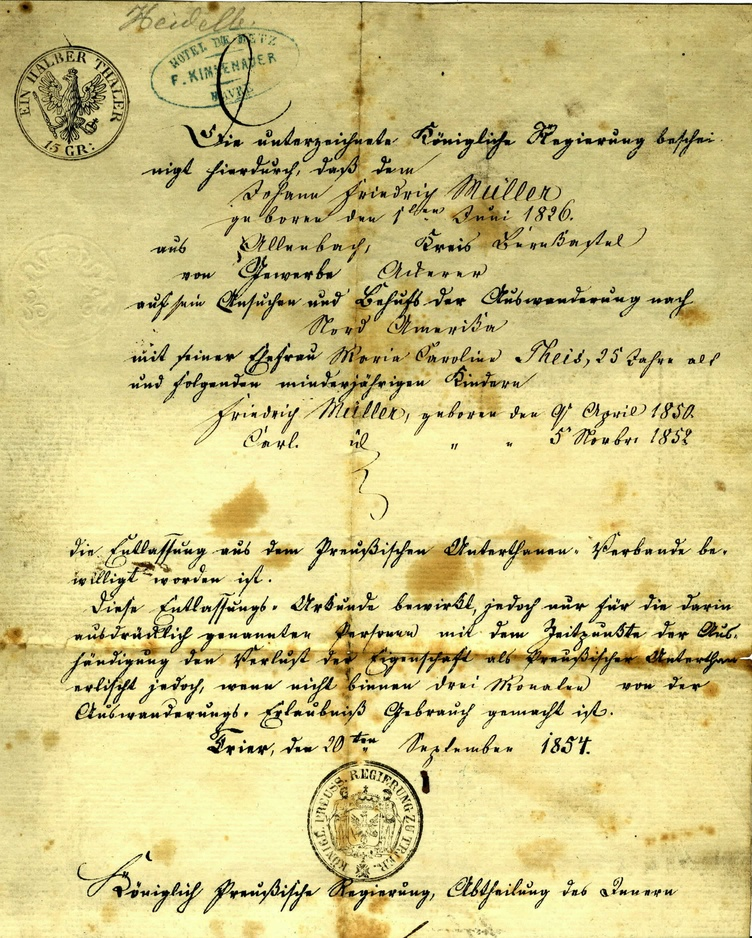
#> input picture DIP/LABS/LAB_03_DIP/solution/res/B2.jpg, 752 x 938 px, shrunk from 2258 x 2814 before the run
$ python task1.py res/B2.jpg 5
#> lines starting #> are read from the running program, lines starting #| are printed output that depends on the picture

'''
python task1.py path/to/input threshold-int
'''


import PIL
from PIL import Image
import itertools
import sys
from PIL import ImageDraw
image = Image.open(sys.argv[1])
#> image is the input picture: PIL image 752x938 RGB; mean R, G, B 210.6, 199.2, 135.6
image = image.convert("L") # convert to signle channeled image
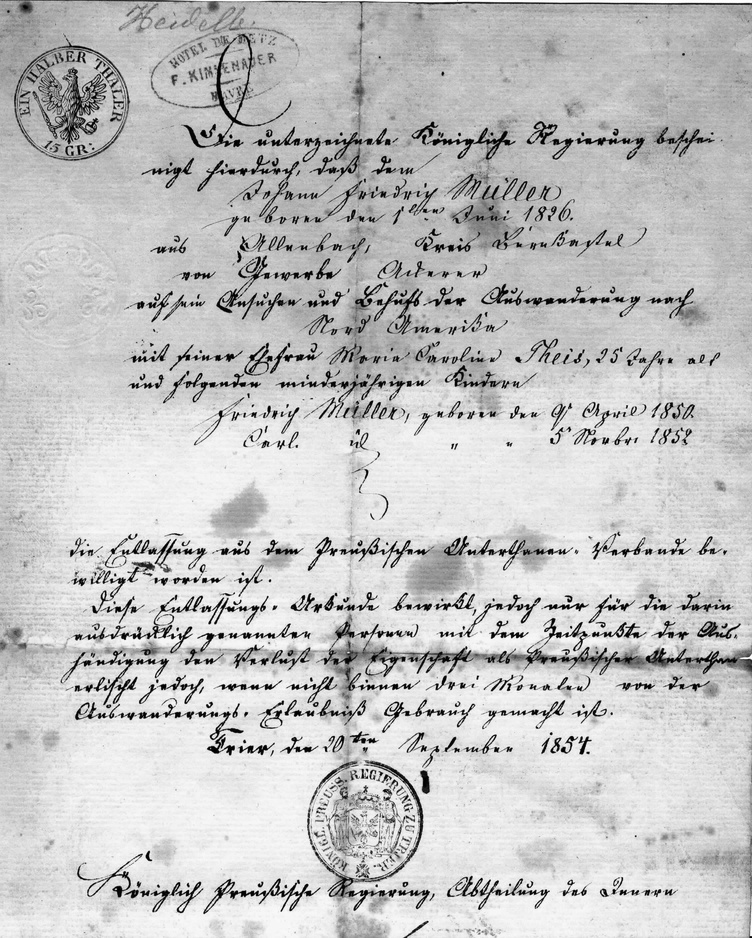
#> image: PIL image 752x938 L; min 0, max 255, mean 195.3

width, height = image.size
#> width = 752; height = 938


pixels = image.load() # allows pixel values to be edited
for x,y in itertools.product(range(width), range(height)): # all possible values of x and y
	if pixels[x,y] > int(sys.argv[2]):
		pixels[x,y] = 255
	else:
		pixels[x,y] = 0


image.show()
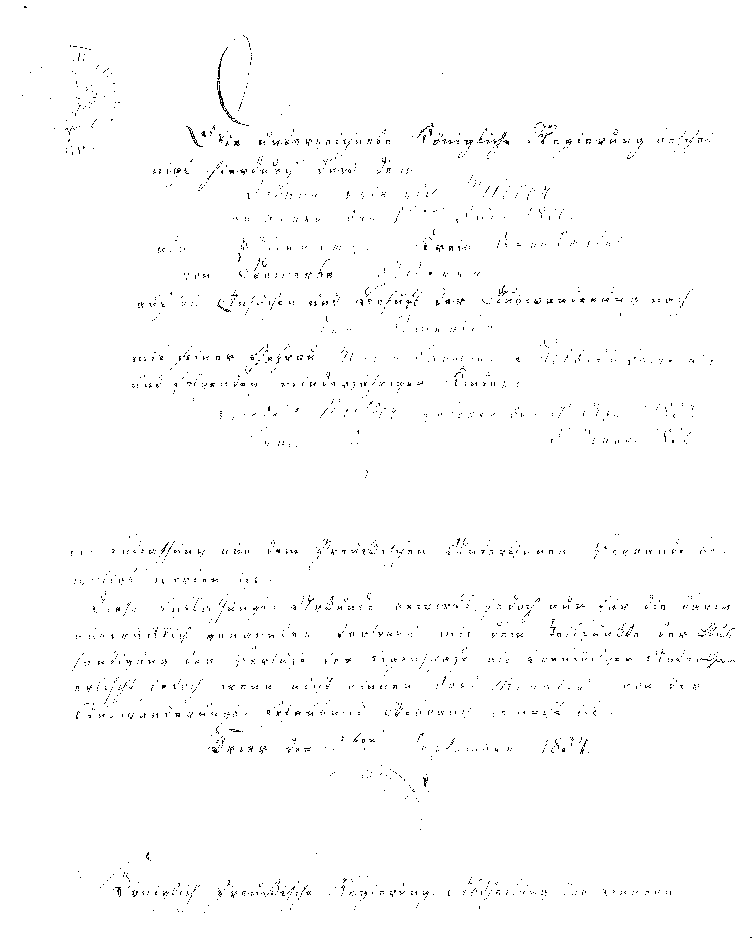
#> shown: PIL image 752x938 L; 98.9% white; black in thin lines or dots
